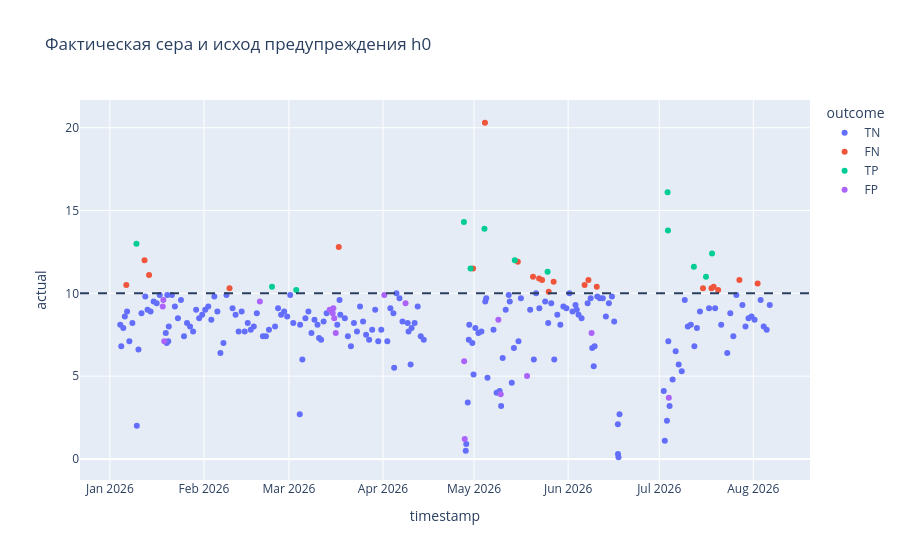

This figure's notebook cell:
### Code cell
miss=p[(p.objective=='risk')&(p.year==2026)&(p.horizon==0)&(p.outcome=='FN')]
display(miss[['timestamp','actual','prediction','last6','age6']].sort_values('actual',ascending=False))
r=p[(p.objective=='risk')&(p.year==2026)&(p.horizon==0)]
show(px.scatter(r,x='timestamp',y='actual',color='outcome',hover_data=['prediction','last6','age6'],title='Фактическая сера и исход предупреждения h0').add_hline(y=10,line_dash='dash'),'sulfur_misses')

### Figure 1 — Plotly figure (JSON) as saved in the notebook; plotly's stock layout.template omitted (floating-point values rounded to 4 significant figures; data arrays with more than 128 entries replaced by an {"elided": "..."} marker saying what was removed)
{"data": [{"customdata": {"elided": "192x3 float values"}, "hovertemplate": "outcome=TN<br>timestamp=%{x}<br>actual=%{y}<br>prediction=%{customdata[0]}<br>last6=%{customdata[1]}<br>age6=%{customdata[2]}<extra></extra>", "legendgroup": "TN", "marker": {"color": "#636efa", "symbol": "circle"}, "mode": "markers", "name": "TN", "orientation": "v", "showlegend": true, "type": "scatter", "x": {"elided": "192 str values"}, "xaxis": "x", "y": {"elided": "192 float values"}, "yaxis": "y"}, {"customdata": [[0.06829, 8.6, 12.0], [0.3746, 8.8, 24.0], [0.08332, 9.0, 12.0], [0.1518, 9.9, 24.0], [0.2144, 8.1, 12.0], [0.2413, 7.0, 6.0], [0.0615, 7.7, 28.0], [0.3482, 12.0, 24.0], [0.07062, 9.0, 22.5], [0.3915, 10.0, 24.0], [0.07176, 9.1, 21.58], [0.1997, 11.3, 9.0], [0.1186, 9.4, 19.0], [0.1615, 8.5, 24.0], [0.1417, 9.4, 6.25], [0.07071, 6.8, 17.0], [0.1056, 8.9, 24.0], [0.06851, 9.1, 19.0], [0.1127, 12.4, 12.0], [0.1769, 9.1, 24.0], [0.1653, 9.9, 24.0], [0.08584, 8.4, 24.0]], "hovertemplate": "outcome=FN<br>timestamp=%{x}<br>actual=%{y}<br>prediction=%{customdata[0]}<br>last6=%{customdata[1]}<br>age6=%{customdata[2]}<extra></extra>", "legendgroup": "FN", "marker": {"color": "#EF553B", "symbol": "circle"}, "mode": "markers", "name": "FN", "orientation": "v", "showlegend": true, "type": "scatter", "x": ["2026-01-06T10:00:00.000000", "2026-01-12T10:00:00.000000", "2026-01-13T22:00:00.000000", "2026-02-09T10:00:00.000000", "2026-03-17T10:00:00.000000", "2026-04-30T16:00:00.000000", "2026-05-04T14:00:00.000000", "2026-05-15T10:00:00.000000", "2026-05-20T10:00:00.000000", "2026-05-22T10:00:00.000000", "2026-05-23T09:35:00.000000", "2026-05-25T14:00:00.000000", "2026-05-27T05:00:00.000000", "2026-06-06T10:00:00.000000", "2026-06-07T16:15:00.000000", "2026-06-10T10:00:00.000000", "2026-07-15T10:00:00.000000", "2026-07-18T05:00:00.000000", "2026-07-18T22:00:00.000000", "2026-07-20T10:00:00.000000", "2026-07-27T10:00:00.000000", "2026-08-02T10:00:00.000000"], "xaxis": "x", "y": [10.5, 12.0, 11.1, 10.3, 12.8, 11.5, 20.3, 11.9, 11.0, 10.9, 10.8, 10.1, 10.7, 10.5, 10.8, 10.4, 10.3, 10.3, 10.4, 10.2, 10.8, 10.6], "yaxis": "y"}, {"customdata": [[0.5884, 8.2, 32.0], [0.4647, 7.8, 24.0], [0.506, 8.2, 24.0], [0.6107, 7.2, 317.5], [0.4351, 8.1, 10.0], [0.5205, 7.7, 24.0], [0.4381, 6.7, 7.0], [0.4111, 9.5, 19.0], [0.6239, 1.1, 22.0], [0.5004, 2.3, 8.0], [0.5105, 8.1, 24.0], [0.5286, 10.3, 24.0], [0.4748, 9.1, 24.0]], "hovertemplate": "outcome=TP<br>timestamp=%{x}<br>actual=%{y}<br>prediction=%{customdata[0]}<br>last6=%{customdata[1]}<br>age6=%{customdata[2]}<extra></extra>", "legendgroup": "TP", "marker": {"color": "#00cc96", "symbol": "circle"}, "mode": "markers", "name": "TP", "orientation": "v", "showlegend": true, "type": "scatter", "x": ["2026-01-09T18:00:00.000000", "2026-02-23T10:00:00.000000", "2026-03-03T10:00:00.000000", "2026-04-27T15:30:00.000000", "2026-04-29T20:00:00.000000", "2026-05-04T10:00:00.000000", "2026-05-14T10:00:00.000000", "2026-05-25T05:00:00.000000", "2026-07-03T18:00:00.000000", "2026-07-03T21:00:00.000000", "2026-07-12T10:00:00.000000", "2026-07-16T10:00:00.000000", "2026-07-18T10:00:00.000000"], "xaxis": "x", "y": [13.0, 10.4, 10.2, 14.3, 11.5, 13.9, 12.0, 11.3, 16.1, 13.8, 11.6, 11.0, 12.4], "yaxis": "y"}, {"customdata": [[0.4658, 9.9, 24.0], [0.4539, 9.9, 28.5], [0.4796, 9.6, 7.5], [0.4525, 8.8, 24.0], [0.4711, 8.8, 24.0], [0.452, 9.0, 24.0], [0.495, 9.0, 29.0], [0.4639, 9.1, 7.0], [0.468, 8.5, 12.0], [0.5308, 7.8, 24.0], [0.4493, 8.3, 24.0], [0.5533, 7.2, 319.5], [0.4857, 14.3, 6.5], [0.5764, 4.0, 13.83], [0.4278, 4.1, 8.5], [0.5578, 9.7, 49.0], [0.5403, 9.7, 7.0], [0.5899, 13.8, 7.0]], "hovertemplate": "outcome=FP<br>timestamp=%{x}<br>actual=%{y}<br>prediction=%{customdata[0]}<br>last6=%{customdata[1]}<br>age6=%{customdata[2]}<extra></extra>", "legendgroup": "FP", "marker": {"color": "#ab63fa", "symbol": "circle"}, "mode": "markers", "name": "FP", "orientation": "v", "showlegend": true, "type": "scatter", "x": ["2026-01-18T10:00:00.000000", "2026-01-18T14:30:00.000000", "2026-01-18T22:00:00.000000", "2026-02-19T10:00:00.000000", "2026-03-14T10:00:00.000000", "2026-03-15T10:00:00.000000", "2026-03-15T15:00:00.000000", "2026-03-15T22:00:00.000000", "2026-03-16T10:00:00.000000", "2026-04-01T10:00:00.000000", "2026-04-08T10:00:00.000000", "2026-04-27T17:30:00.000000", "2026-04-27T22:00:00.000000", "2026-05-08T23:50:00.000000", "2026-05-09T18:30:00.000000", "2026-05-18T11:00:00.000000", "2026-06-08T17:00:00.000000", "2026-07-04T04:00:00.000000"], "xaxis": "x", "y": [9.2, 9.6, 7.1, 9.5, 9.0, 8.8, 9.1, 8.5, 7.6, 9.9, 9.4, 5.9, 1.2, 8.4, 3.9, 5.0, 7.6, 3.7], "yaxis": "y"}], "layout": {"legend": {"title": {"text": "outcome"}, "tracegroupgap": 0}, "shapes": [{"line": {"dash": "dash"}, "type": "line", "x0": 0, "x1": 1, "xref": "x domain", "y0": 10, "y1": 10, "yref": "y"}], "title": {"text": "Фактическая сера и исход предупреждения h0"}, "xaxis": {"anchor": "y", "domain": [0.0, 1.0], "title": {"text": "timestamp"}}, "yaxis": {"anchor": "x", "domain": [0.0, 1.0], "title": {"text": "actual"}}}}
